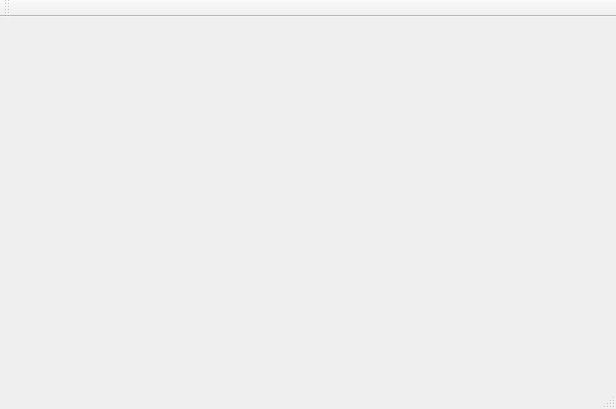
<?xml version="1.0" encoding="UTF-8"?>
<ui version="4.0">
 <class>MainWindow</class>
 <widget class="QMainWindow" name="MainWindow">
  <property name="geometry">
   <rect>
    <x>0</x>
    <y>0</y>
    <width>616</width>
    <height>409</height>
   </rect>
  </property>
  <property name="windowTitle">
   <string>MainWindow</string>
  </property>
  <widget class="QWidget" name="centralWidget">
   <widget class="QWidget" name="gridLayoutWidget">
    <property name="geometry">
     <rect>
      <x>-1</x>
      <y>-1</y>
      <width>621</width>
      <height>361</height>
     </rect>
    </property>
    <layout class="QGridLayout" name="gridLayout"/>
   </widget>
  </widget>
  <widget class="QMenuBar" name="menuBar">
   <property name="geometry">
    <rect>
     <x>0</x>
     <y>0</y>
     <width>616</width>
     <height>22</height>
    </rect>
   </property>
  </widget>
  <widget class="QToolBar" name="mainToolBar">
   <attribute name="toolBarArea">
    <enum>TopToolBarArea</enum>
   </attribute>
   <attribute name="toolBarBreak">
    <bool>false</bool>
   </attribute>
  </widget>
  <widget class="QStatusBar" name="statusBar"/>
 </widget>
 <layoutdefault spacing="6" margin="11"/>
 <resources/>
 <connections/>
</ui>
